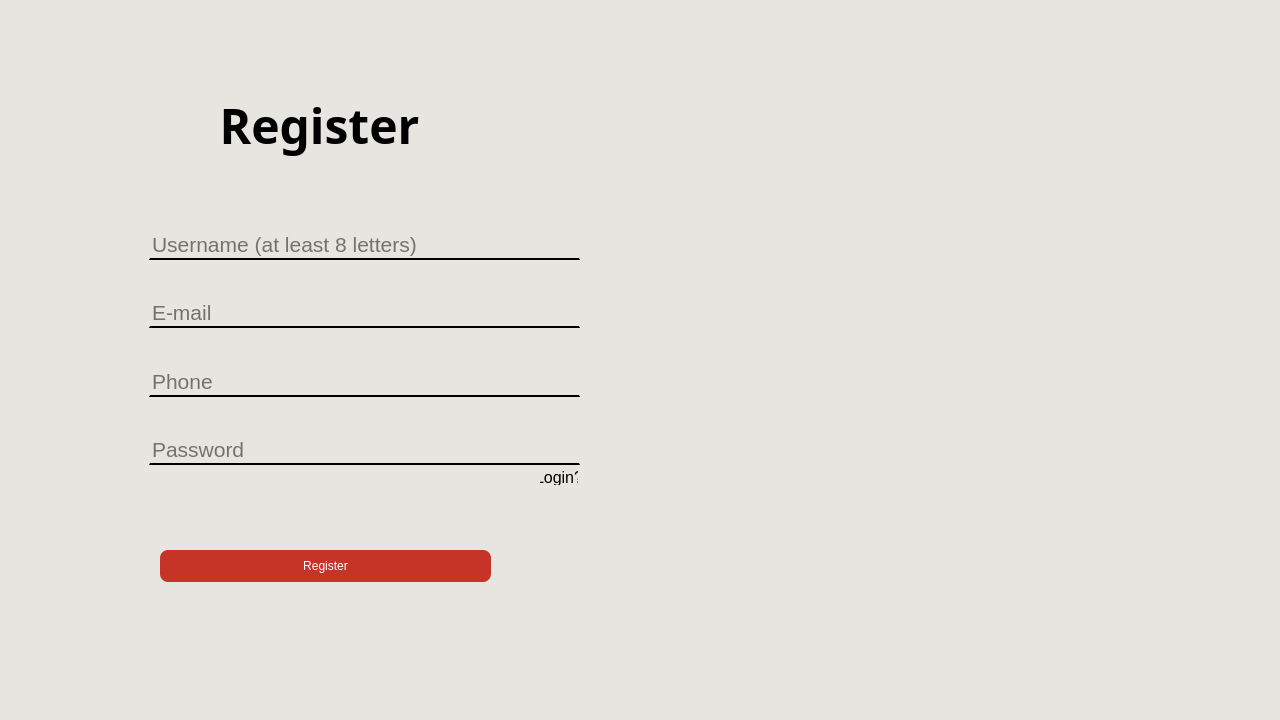
<?xml version="1.0" encoding="UTF-8"?>
<ui version="4.0">
 <class>MainWindow</class>
 <widget class="QMainWindow" name="MainWindow">
  <property name="geometry">
   <rect>
    <x>0</x>
    <y>0</y>
    <width>1280</width>
    <height>720</height>
   </rect>
  </property>
  <property name="windowTitle">
   <string>MainWindow</string>
  </property>
  <property name="autoFillBackground">
   <bool>false</bool>
  </property>
  <property name="styleSheet">
   <string notr="true">background-color:rgb(231, 229, 223)</string>
  </property>
  <widget class="QWidget" name="centralwidget">
   <widget class="QFrame" name="leftFrame">
    <property name="enabled">
     <bool>true</bool>
    </property>
    <property name="geometry">
     <rect>
      <x>50</x>
      <y>30</y>
      <width>561</width>
      <height>661</height>
     </rect>
    </property>
    <property name="font">
     <font>
      <italic>false</italic>
      <bold>false</bold>
      <kerning>true</kerning>
     </font>
    </property>
    <property name="styleSheet">
     <string notr="true">color:black;
font:&quot;KoHo&quot;;</string>
    </property>
    <property name="frameShape">
     <enum>QFrame::NoFrame</enum>
    </property>
    <property name="frameShadow">
     <enum>QFrame::Plain</enum>
    </property>
    <property name="lineWidth">
     <number>0</number>
    </property>
    <widget class="QLabel" name="loginLabel">
     <property name="geometry">
      <rect>
       <x>80</x>
       <y>10</y>
       <width>379</width>
       <height>171</height>
      </rect>
     </property>
     <property name="font">
      <font>
       <family>KoHo</family>
       <pointsize>-1</pointsize>
       <italic>false</italic>
       <bold>true</bold>
      </font>
     </property>
     <property name="styleSheet">
      <string notr="true">font-size: 48px; font-weight:bold;</string>
     </property>
     <property name="text">
      <string>Register</string>
     </property>
     <property name="alignment">
      <set>Qt::AlignCenter</set>
     </property>
    </widget>
    <widget class="QPushButton" name="registerBtn">
     <property name="geometry">
      <rect>
       <x>110</x>
       <y>520</y>
       <width>331</width>
       <height>32</height>
      </rect>
     </property>
     <property name="styleSheet">
      <string notr="true">QPushButton{
	border-radius: 8px;
	background-color:#C63428;
	color:rgb(255, 255, 255);
	transition: background-color 0.3s ease, color 0.3s ease;
}
QPushButton:hover{
	background-color:#A82A20;
}
</string>
     </property>
     <property name="text">
      <string>Register</string>
     </property>
    </widget>
    <widget class="QLabel" name="label">
     <property name="geometry">
      <rect>
       <x>70</x>
       <y>200</y>
       <width>24</width>
       <height>24</height>
      </rect>
     </property>
     <property name="text">
      <string/>
     </property>
     <property name="pixmap">
      <pixmap resource="../../picture/resource.qrc">:/icon/user.png</pixmap>
     </property>
     <property name="scaledContents">
      <bool>true</bool>
     </property>
    </widget>
    <widget class="QLabel" name="label_2">
     <property name="geometry">
      <rect>
       <x>70</x>
       <y>410</y>
       <width>24</width>
       <height>24</height>
      </rect>
     </property>
     <property name="text">
      <string/>
     </property>
     <property name="pixmap">
      <pixmap resource="../../picture/resource.qrc">:/icon/lock.png</pixmap>
     </property>
     <property name="scaledContents">
      <bool>true</bool>
     </property>
    </widget>
    <widget class="QLabel" name="label_3">
     <property name="geometry">
      <rect>
       <x>70</x>
       <y>270</y>
       <width>24</width>
       <height>24</height>
      </rect>
     </property>
     <property name="text">
      <string/>
     </property>
     <property name="pixmap">
      <pixmap resource="../../picture/resource.qrc">:/icon/Mail icon 24.png</pixmap>
     </property>
     <property name="scaledContents">
      <bool>true</bool>
     </property>
    </widget>
    <widget class="QLabel" name="label_4">
     <property name="geometry">
      <rect>
       <x>70</x>
       <y>340</y>
       <width>24</width>
       <height>24</height>
      </rect>
     </property>
     <property name="text">
      <string/>
     </property>
     <property name="pixmap">
      <pixmap resource="../../picture/resource.qrc">:/icon/icons8-phone-24.png</pixmap>
     </property>
     <property name="scaledContents">
      <bool>true</bool>
     </property>
    </widget>
    <widget class="QPushButton" name="redirectBtn">
     <property name="geometry">
      <rect>
       <x>490</x>
       <y>440</y>
       <width>38</width>
       <height>15</height>
      </rect>
     </property>
     <property name="font">
      <font>
       <pointsize>12</pointsize>
       <italic>false</italic>
       <bold>false</bold>
      </font>
     </property>
     <property name="styleSheet">
      <string notr="true">QPushButton{
	border: none;
	background: none;
}
QPushButton:hover{
	border: none;
	background: none;
	color:blue;
	text-decoration: underline;
}
</string>
     </property>
     <property name="text">
      <string>Login?</string>
     </property>
     <property name="autoDefault">
      <bool>false</bool>
     </property>
     <property name="flat">
      <bool>false</bool>
     </property>
    </widget>
    <widget class="QWidget" name="">
     <property name="geometry">
      <rect>
       <x>99</x>
       <y>201</y>
       <width>431</width>
       <height>234</height>
      </rect>
     </property>
     <layout class="QVBoxLayout" name="verticalLayout">
      <item>
       <widget class="QLineEdit" name="usernameInput">
        <property name="font">
         <font>
          <pointsize>16</pointsize>
          <italic>false</italic>
          <bold>false</bold>
         </font>
        </property>
        <property name="styleSheet">
         <string notr="true">border-top:none;
border-bottom:2px solid black;</string>
        </property>
        <property name="placeholderText">
         <string>Username (at least 8 letters)</string>
        </property>
       </widget>
      </item>
      <item>
       <spacer name="verticalSpacer">
        <property name="orientation">
         <enum>Qt::Vertical</enum>
        </property>
        <property name="sizeHint" stdset="0">
         <size>
          <width>20</width>
          <height>28</height>
         </size>
        </property>
       </spacer>
      </item>
      <item>
       <widget class="QLineEdit" name="emailInput">
        <property name="font">
         <font>
          <pointsize>16</pointsize>
          <italic>false</italic>
          <bold>false</bold>
         </font>
        </property>
        <property name="styleSheet">
         <string notr="true">border-top:none;
border-bottom:2px solid black;</string>
        </property>
        <property name="echoMode">
         <enum>QLineEdit::Normal</enum>
        </property>
        <property name="placeholderText">
         <string>E-mail</string>
        </property>
       </widget>
      </item>
      <item>
       <spacer name="verticalSpacer_3">
        <property name="orientation">
         <enum>Qt::Vertical</enum>
        </property>
        <property name="sizeHint" stdset="0">
         <size>
          <width>20</width>
          <height>28</height>
         </size>
        </property>
       </spacer>
      </item>
      <item>
       <widget class="QLineEdit" name="phoneInput">
        <property name="font">
         <font>
          <pointsize>16</pointsize>
          <italic>false</italic>
          <bold>false</bold>
         </font>
        </property>
        <property name="styleSheet">
         <string notr="true">border-top:none;
border-bottom:2px solid black;</string>
        </property>
        <property name="echoMode">
         <enum>QLineEdit::Normal</enum>
        </property>
        <property name="placeholderText">
         <string>Phone</string>
        </property>
       </widget>
      </item>
      <item>
       <spacer name="verticalSpacer_4">
        <property name="orientation">
         <enum>Qt::Vertical</enum>
        </property>
        <property name="sizeHint" stdset="0">
         <size>
          <width>20</width>
          <height>28</height>
         </size>
        </property>
       </spacer>
      </item>
      <item>
       <widget class="QLineEdit" name="passwordInput">
        <property name="font">
         <font>
          <pointsize>16</pointsize>
          <italic>false</italic>
          <bold>false</bold>
         </font>
        </property>
        <property name="styleSheet">
         <string notr="true">border-top:none;
border-bottom:2px solid black;</string>
        </property>
        <property name="echoMode">
         <enum>QLineEdit::Password</enum>
        </property>
        <property name="placeholderText">
         <string>Password</string>
        </property>
       </widget>
      </item>
     </layout>
    </widget>
   </widget>
   <widget class="QLabel" name="rightPic">
    <property name="geometry">
     <rect>
      <x>650</x>
      <y>-10</y>
      <width>901</width>
      <height>731</height>
     </rect>
    </property>
    <property name="text">
     <string/>
    </property>
    <property name="pixmap">
     <pixmap resource="../../picture/resource.qrc">:/icon/MH_SM_40BW.jpg</pixmap>
    </property>
    <property name="scaledContents">
     <bool>true</bool>
    </property>
    <property name="alignment">
     <set>Qt::AlignBottom|Qt::AlignRight|Qt::AlignTrailing</set>
    </property>
   </widget>
  </widget>
 </widget>
 <resources>
  <include location="../../picture/resource.qrc"/>
 </resources>
 <connections/>
</ui>
